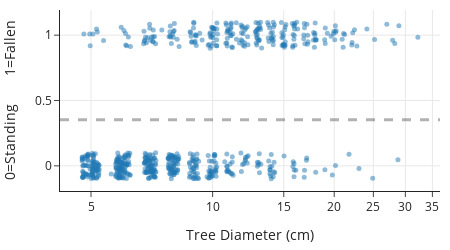

Notebook code cell kept with this figure:
### Markdown cell above
Having this 0-1 feature also lets us make a plot to show the relationship between tree diameter and windthrow. This is analogous to our process for linear regression, where we make scatter plots of the outcome variable against explanatory variable(s) (see {numref}`Chapter %s <ch:linear>`).

Below we plot the tree status against diameter, but we add a small amount of random noise to the status to help us see the density of 0 and 1 values at each diameter. As before, we jitter the diameter values too and adjust the opacity of the markers to reduce over-plotting. We also add a horizontal line at the proportion of fallen trees:

### Code cell
fig = px.scatter(x=jitter(trees['diameter'], amt=0.5), 
                 y = jitter(trees['status_0_1']), 
                 log_x=True, width=450, height=250)

fig.update_traces(marker=dict(opacity=0.5, size=5))
fig.add_hline(y=pr_fallen, line_width=3, line_dash="dash", line_color="black")
fig.update_layout(xaxis_title="Tree Diameter (cm)",
                  yaxis_title="0=Standing       1=Fallen")

fig

### Figure 1 — Plotly figure (JSON) as saved in the notebook; plotly's stock layout.template omitted (floating-point values rounded to 4 significant figures; data arrays with more than 128 entries replaced by an {"elided": "..."} marker saying what was removed)
{"data": [{"hovertemplate": "x=%{x}<br>y=%{y}<extra></extra>", "legendgroup": "", "marker": {"color": "#1F77B4", "opacity": 0.5, "size": 5, "symbol": "circle"}, "mode": "markers", "name": "", "orientation": "v", "showlegend": false, "type": "scatter", "x": {"elided": "659 float values"}, "xaxis": "x", "y": {"elided": "659 float values"}, "yaxis": "y"}], "layout": {"height": 250, "legend": {"tracegroupgap": 0}, "shapes": [{"line": {"color": "black", "dash": "dash", "width": 3}, "type": "line", "x0": 0, "x1": 1, "xref": "x domain", "y0": 0.3536, "y1": 0.3536, "yref": "y"}], "width": 450, "xaxis": {"anchor": "y", "autorange": true, "domain": [0, 1], "range": [0.6222, 1.563], "title": {"text": "Tree Diameter (cm)"}, "type": "log"}, "yaxis": {"anchor": "x", "autorange": true, "domain": [0, 1], "range": [-0.1926, 1.193], "title": {"text": "0=Standing       1=Fallen"}, "type": "linear"}}}
